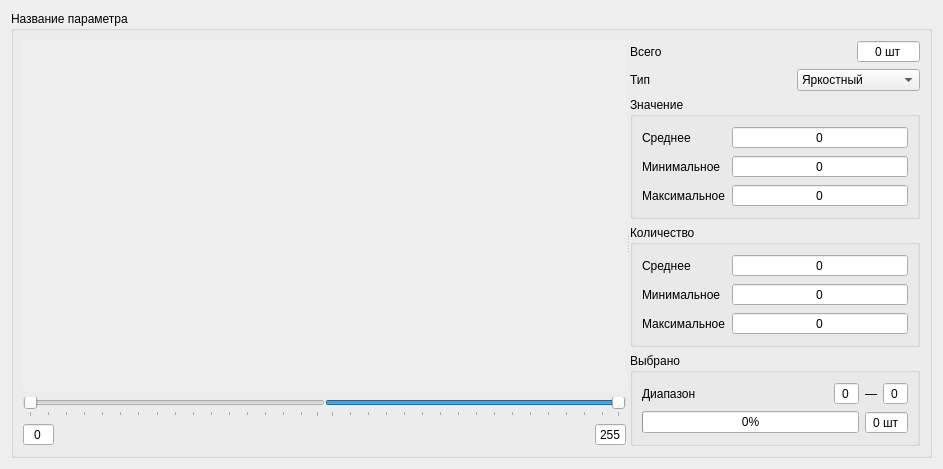
<?xml version="1.0" encoding="UTF-8"?>
<ui version="4.0">
 <class>HistogramWidget</class>
 <widget class="QWidget" name="HistogramWidget">
  <property name="geometry">
   <rect>
    <x>0</x>
    <y>0</y>
    <width>943</width>
    <height>451</height>
   </rect>
  </property>
  <property name="windowTitle">
   <string>Form</string>
  </property>
  <layout class="QHBoxLayout" name="horizontalLayout">
   <item>
    <widget class="QGroupBox" name="paramBox">
     <property name="title">
      <string>Название параметра</string>
     </property>
     <layout class="QVBoxLayout" name="verticalLayout_3">
      <item>
       <widget class="QSplitter" name="splitter">
        <property name="orientation">
         <enum>Qt::Horizontal</enum>
        </property>
        <widget class="QWidget" name="layoutWidget">
         <layout class="QVBoxLayout" name="histogramLayout">
          <property name="sizeConstraint">
           <enum>QLayout::SetMaximumSize</enum>
          </property>
          <item>
           <widget class="QCustomPlot" name="histogram" native="true">
            <property name="enabled">
             <bool>true</bool>
            </property>
            <property name="minimumSize">
             <size>
              <width>500</width>
              <height>300</height>
             </size>
            </property>
            <property name="autoFillBackground">
             <bool>true</bool>
            </property>
           </widget>
          </item>
          <item>
           <layout class="QHBoxLayout" name="selectionLayout">
            <property name="spacing">
             <number>0</number>
            </property>
            <property name="sizeConstraint">
             <enum>QLayout::SetMinimumSize</enum>
            </property>
            <item>
             <widget class="QSlider" name="selectedStartSlider">
              <property name="maximum">
               <number>127</number>
              </property>
              <property name="pageStep">
               <number>8</number>
              </property>
              <property name="orientation">
               <enum>Qt::Horizontal</enum>
              </property>
              <property name="tickPosition">
               <enum>QSlider::TicksBelow</enum>
              </property>
              <property name="tickInterval">
               <number>8</number>
              </property>
             </widget>
            </item>
            <item>
             <widget class="QSlider" name="selectedEndSlider">
              <property name="minimum">
               <number>128</number>
              </property>
              <property name="maximum">
               <number>255</number>
              </property>
              <property name="pageStep">
               <number>8</number>
              </property>
              <property name="value">
               <number>255</number>
              </property>
              <property name="orientation">
               <enum>Qt::Horizontal</enum>
              </property>
              <property name="tickPosition">
               <enum>QSlider::TicksBelow</enum>
              </property>
              <property name="tickInterval">
               <number>8</number>
              </property>
             </widget>
            </item>
           </layout>
          </item>
          <item>
           <layout class="QHBoxLayout" name="rangeLayout">
            <property name="sizeConstraint">
             <enum>QLayout::SetMinimumSize</enum>
            </property>
            <item>
             <widget class="QSpinBox" name="rangeMinSpin">
              <property name="alignment">
               <set>Qt::AlignCenter</set>
              </property>
              <property name="readOnly">
               <bool>true</bool>
              </property>
              <property name="buttonSymbols">
               <enum>QAbstractSpinBox::NoButtons</enum>
              </property>
              <property name="maximum">
               <number>255</number>
              </property>
             </widget>
            </item>
            <item>
             <spacer name="rangeSpacer">
              <property name="orientation">
               <enum>Qt::Horizontal</enum>
              </property>
              <property name="sizeHint" stdset="0">
               <size>
                <width>40</width>
                <height>20</height>
               </size>
              </property>
             </spacer>
            </item>
            <item>
             <widget class="QSpinBox" name="rangeMaxSpin">
              <property name="alignment">
               <set>Qt::AlignCenter</set>
              </property>
              <property name="readOnly">
               <bool>true</bool>
              </property>
              <property name="buttonSymbols">
               <enum>QAbstractSpinBox::NoButtons</enum>
              </property>
              <property name="maximum">
               <number>255</number>
              </property>
              <property name="value">
               <number>255</number>
              </property>
             </widget>
            </item>
           </layout>
          </item>
         </layout>
        </widget>
        <widget class="QWidget" name="">
         <layout class="QVBoxLayout" name="verticalLayout">
          <property name="sizeConstraint">
           <enum>QLayout::SetMinimumSize</enum>
          </property>
          <item>
           <layout class="QHBoxLayout" name="countAllLayout">
            <property name="sizeConstraint">
             <enum>QLayout::SetMaximumSize</enum>
            </property>
            <item>
             <widget class="QLabel" name="countAllLabel">
              <property name="text">
               <string>Всего</string>
              </property>
             </widget>
            </item>
            <item>
             <spacer name="countAllSpacer">
              <property name="orientation">
               <enum>Qt::Horizontal</enum>
              </property>
              <property name="sizeHint" stdset="0">
               <size>
                <width>40</width>
                <height>20</height>
               </size>
              </property>
             </spacer>
            </item>
            <item>
             <widget class="QSpinBox" name="countAllSpin">
              <property name="alignment">
               <set>Qt::AlignCenter</set>
              </property>
              <property name="readOnly">
               <bool>true</bool>
              </property>
              <property name="buttonSymbols">
               <enum>QAbstractSpinBox::NoButtons</enum>
              </property>
              <property name="suffix">
               <string> шт</string>
              </property>
              <property name="maximum">
               <number>99999</number>
              </property>
             </widget>
            </item>
           </layout>
          </item>
          <item>
           <layout class="QHBoxLayout" name="typeLayout">
            <property name="sizeConstraint">
             <enum>QLayout::SetMinimumSize</enum>
            </property>
            <item>
             <widget class="QLabel" name="typeLabel">
              <property name="text">
               <string>Тип</string>
              </property>
             </widget>
            </item>
            <item>
             <spacer name="typeSpacer">
              <property name="orientation">
               <enum>Qt::Horizontal</enum>
              </property>
              <property name="sizeHint" stdset="0">
               <size>
                <width>40</width>
                <height>20</height>
               </size>
              </property>
             </spacer>
            </item>
            <item>
             <widget class="QComboBox" name="typeCombo">
              <property name="editable">
               <bool>false</bool>
              </property>
              <property name="currentIndex">
               <number>0</number>
              </property>
              <property name="maxVisibleItems">
               <number>3</number>
              </property>
              <property name="maxCount">
               <number>3</number>
              </property>
              <property name="sizeAdjustPolicy">
               <enum>QComboBox::AdjustToContents</enum>
              </property>
              <property name="frame">
               <bool>true</bool>
              </property>
              <item>
               <property name="text">
                <string>Яркостный</string>
               </property>
               <property name="icon">
                <iconset resource="../sources.qrc">
                 <normaloff>:/type/icons/bright_type_ic.png</normaloff>:/type/icons/bright_type_ic.png</iconset>
               </property>
              </item>
              <item>
               <property name="text">
                <string>Текстурный</string>
               </property>
               <property name="icon">
                <iconset resource="../sources.qrc">
                 <normaloff>:/type/icons/text_type_ic.png</normaloff>:/type/icons/text_type_ic.png</iconset>
               </property>
              </item>
              <item>
               <property name="text">
                <string>Геометрический</string>
               </property>
               <property name="icon">
                <iconset resource="../sources.qrc">
                 <normaloff>:/type/icons/geom_type_ic.png</normaloff>:/type/icons/geom_type_ic.png</iconset>
               </property>
              </item>
             </widget>
            </item>
           </layout>
          </item>
          <item>
           <widget class="QGroupBox" name="valGroup">
            <property name="title">
             <string>Значение</string>
            </property>
            <layout class="QFormLayout" name="formLayout_2">
             <property name="sizeConstraint">
              <enum>QLayout::SetMinimumSize</enum>
             </property>
             <item row="0" column="0">
              <widget class="QLabel" name="valAvLabel">
               <property name="text">
                <string>Среднее</string>
               </property>
              </widget>
             </item>
             <item row="0" column="1">
              <widget class="QSpinBox" name="valAvSpin">
               <property name="alignment">
                <set>Qt::AlignCenter</set>
               </property>
               <property name="readOnly">
                <bool>true</bool>
               </property>
               <property name="buttonSymbols">
                <enum>QAbstractSpinBox::NoButtons</enum>
               </property>
              </widget>
             </item>
             <item row="1" column="0">
              <widget class="QLabel" name="vavMinLabel">
               <property name="text">
                <string>Минимальное</string>
               </property>
              </widget>
             </item>
             <item row="1" column="1">
              <widget class="QSpinBox" name="valMinSpin">
               <property name="alignment">
                <set>Qt::AlignCenter</set>
               </property>
               <property name="readOnly">
                <bool>true</bool>
               </property>
               <property name="buttonSymbols">
                <enum>QAbstractSpinBox::NoButtons</enum>
               </property>
              </widget>
             </item>
             <item row="2" column="0">
              <widget class="QLabel" name="valMaxLabel">
               <property name="text">
                <string>Максимальное</string>
               </property>
              </widget>
             </item>
             <item row="2" column="1">
              <widget class="QSpinBox" name="valMaxSpin">
               <property name="alignment">
                <set>Qt::AlignCenter</set>
               </property>
               <property name="readOnly">
                <bool>true</bool>
               </property>
               <property name="buttonSymbols">
                <enum>QAbstractSpinBox::NoButtons</enum>
               </property>
              </widget>
             </item>
            </layout>
           </widget>
          </item>
          <item>
           <widget class="QGroupBox" name="countGroup">
            <property name="title">
             <string>Количество</string>
            </property>
            <layout class="QFormLayout" name="formLayout">
             <property name="sizeConstraint">
              <enum>QLayout::SetMinimumSize</enum>
             </property>
             <item row="0" column="0">
              <widget class="QLabel" name="countAvLabel">
               <property name="text">
                <string>Среднее</string>
               </property>
              </widget>
             </item>
             <item row="0" column="1">
              <widget class="QSpinBox" name="countAvSpin">
               <property name="alignment">
                <set>Qt::AlignCenter</set>
               </property>
               <property name="readOnly">
                <bool>true</bool>
               </property>
               <property name="buttonSymbols">
                <enum>QAbstractSpinBox::NoButtons</enum>
               </property>
              </widget>
             </item>
             <item row="1" column="0">
              <widget class="QLabel" name="countMinLabel">
               <property name="text">
                <string>Минимальное</string>
               </property>
              </widget>
             </item>
             <item row="1" column="1">
              <widget class="QSpinBox" name="countMinSpin">
               <property name="alignment">
                <set>Qt::AlignCenter</set>
               </property>
               <property name="readOnly">
                <bool>true</bool>
               </property>
               <property name="buttonSymbols">
                <enum>QAbstractSpinBox::NoButtons</enum>
               </property>
              </widget>
             </item>
             <item row="2" column="0">
              <widget class="QLabel" name="countMaxLabel">
               <property name="text">
                <string>Максимальное</string>
               </property>
              </widget>
             </item>
             <item row="2" column="1">
              <widget class="QSpinBox" name="countMaxSpin">
               <property name="alignment">
                <set>Qt::AlignCenter</set>
               </property>
               <property name="readOnly">
                <bool>true</bool>
               </property>
               <property name="buttonSymbols">
                <enum>QAbstractSpinBox::NoButtons</enum>
               </property>
              </widget>
             </item>
            </layout>
           </widget>
          </item>
          <item>
           <widget class="QGroupBox" name="selectionGroup">
            <property name="sizePolicy">
             <sizepolicy hsizetype="Minimum" vsizetype="Preferred">
              <horstretch>0</horstretch>
              <verstretch>0</verstretch>
             </sizepolicy>
            </property>
            <property name="minimumSize">
             <size>
              <width>240</width>
              <height>0</height>
             </size>
            </property>
            <property name="title">
             <string>Выбрано</string>
            </property>
            <layout class="QVBoxLayout" name="verticalLayout_2">
             <property name="sizeConstraint">
              <enum>QLayout::SetMinimumSize</enum>
             </property>
             <item>
              <layout class="QHBoxLayout" name="selectedValueLayout">
               <item>
                <widget class="QLabel" name="selectedRangeLabel">
                 <property name="text">
                  <string>Диапазон</string>
                 </property>
                </widget>
               </item>
               <item>
                <spacer name="horizontalSpacer">
                 <property name="orientation">
                  <enum>Qt::Horizontal</enum>
                 </property>
                 <property name="sizeHint" stdset="0">
                  <size>
                   <width>40</width>
                   <height>20</height>
                  </size>
                 </property>
                </spacer>
               </item>
               <item>
                <layout class="QHBoxLayout" name="selectedRangeLayout">
                 <item>
                  <widget class="QSpinBox" name="selectedMinRange">
                   <property name="maximumSize">
                    <size>
                     <width>40</width>
                     <height>16777215</height>
                    </size>
                   </property>
                   <property name="alignment">
                    <set>Qt::AlignCenter</set>
                   </property>
                   <property name="readOnly">
                    <bool>true</bool>
                   </property>
                   <property name="buttonSymbols">
                    <enum>QAbstractSpinBox::NoButtons</enum>
                   </property>
                   <property name="prefix">
                    <string/>
                   </property>
                  </widget>
                 </item>
                 <item>
                  <widget class="QLabel" name="selectedRangeSeparator">
                   <property name="sizePolicy">
                    <sizepolicy hsizetype="Minimum" vsizetype="Preferred">
                     <horstretch>0</horstretch>
                     <verstretch>0</verstretch>
                    </sizepolicy>
                   </property>
                   <property name="text">
                    <string>—</string>
                   </property>
                   <property name="alignment">
                    <set>Qt::AlignCenter</set>
                   </property>
                  </widget>
                 </item>
                 <item>
                  <widget class="QSpinBox" name="selectedMaxRange">
                   <property name="maximumSize">
                    <size>
                     <width>40</width>
                     <height>16777215</height>
                    </size>
                   </property>
                   <property name="alignment">
                    <set>Qt::AlignCenter</set>
                   </property>
                   <property name="readOnly">
                    <bool>true</bool>
                   </property>
                   <property name="buttonSymbols">
                    <enum>QAbstractSpinBox::NoButtons</enum>
                   </property>
                   <property name="prefix">
                    <string/>
                   </property>
                  </widget>
                 </item>
                </layout>
               </item>
              </layout>
             </item>
             <item>
              <layout class="QHBoxLayout" name="selectedCountLayout">
               <item>
                <widget class="QProgressBar" name="selectedCountProgress">
                 <property name="maximum">
                  <number>100</number>
                 </property>
                 <property name="value">
                  <number>0</number>
                 </property>
                 <property name="textVisible">
                  <bool>true</bool>
                 </property>
                </widget>
               </item>
               <item>
                <widget class="QSpinBox" name="selectedCountSpin">
                 <property name="maximumSize">
                  <size>
                   <width>60</width>
                   <height>16777215</height>
                  </size>
                 </property>
                 <property name="alignment">
                  <set>Qt::AlignCenter</set>
                 </property>
                 <property name="readOnly">
                  <bool>true</bool>
                 </property>
                 <property name="buttonSymbols">
                  <enum>QAbstractSpinBox::NoButtons</enum>
                 </property>
                 <property name="suffix">
                  <string> шт</string>
                 </property>
                </widget>
               </item>
              </layout>
             </item>
            </layout>
           </widget>
          </item>
         </layout>
        </widget>
       </widget>
      </item>
     </layout>
    </widget>
   </item>
  </layout>
 </widget>
 <customwidgets>
  <customwidget>
   <class>QCustomPlot</class>
   <extends>QWidget</extends>
   <header>external/qcustomplot.h</header>
   <container>1</container>
  </customwidget>
 </customwidgets>
 <resources>
  <include location="../sources.qrc"/>
 </resources>
 <connections/>
</ui>
